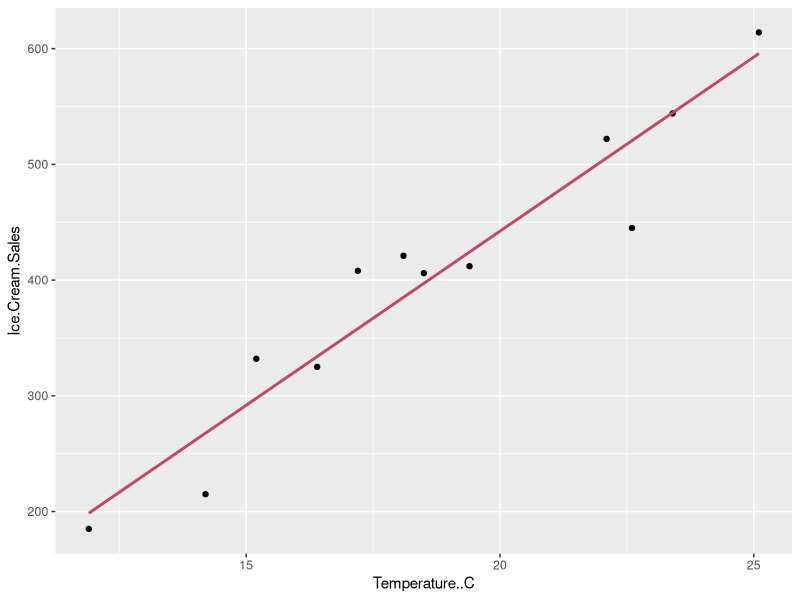

This chart was generated by the following R code:
# Statistical tool: Scatter Plot

# Importing csv file
scatter_plot.data <- read.csv("scatter-plot.csv", header=T, stringsAsFactors = FALSE)
scatter_plot.data$Temperature..C <- as.numeric(gsub("°", "", scatter_plot.data$Temperature..C))
scatter_plot.data$Ice.Cream.Sales <- as.numeric(gsub("[$),]", "", scatter_plot.data$Ice.Cream.Sales))

scatter_plot.data

# Importing ggplot2 library to show graphs
# and visualize scatter plot 
library(ggplot2)

ggplot(scatter_plot.data, aes(x = Temperature..C, y = Ice.Cream.Sales)) + geom_point() + stat_smooth(method="lm", col="#c34864", se = FALSE, size = 1)

